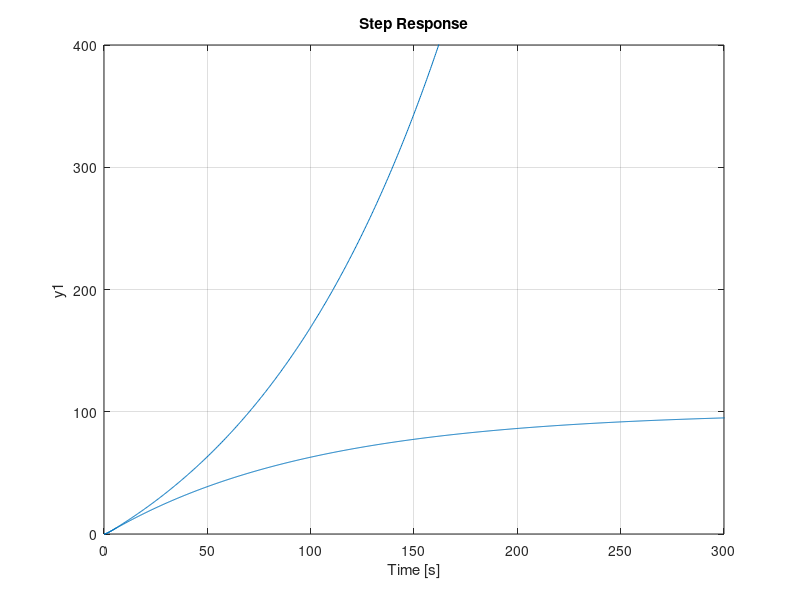
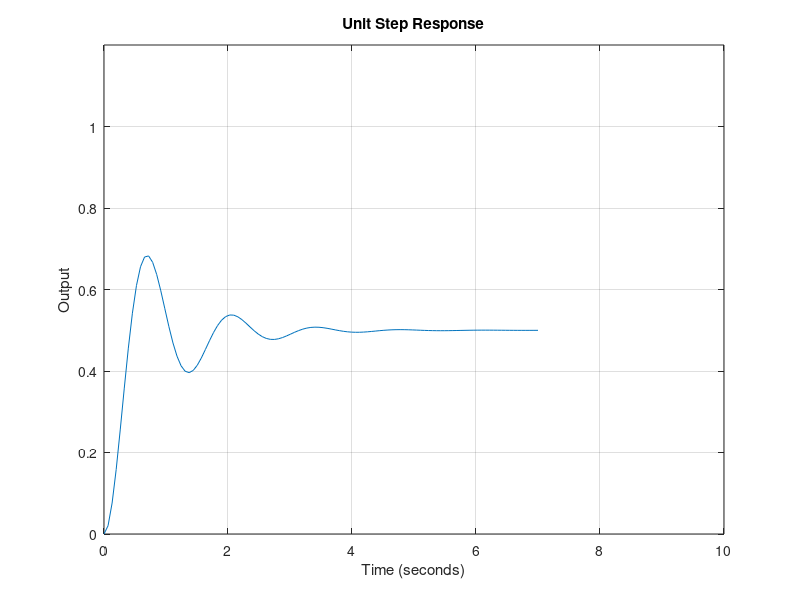

Here is the MATLAB script that generated these plots, in order: (Note: this script raises an error after producing the figures.)
%%
a = [-0.01, 0, 0.01];
K = 1;
L_1 = 1+a(1);
L_2 = 1+a(2);
L_3 = 1+a(3);
M_1 = a(1);
M_2 = a(2);
M_3 = a(3);
num = 1;
den_1 = [K L_1 M_1];
den_2 = [K L_2 M_2];
den_3 = [K L_3 M_3];
sys_1 = tf(num,den_1);
sys_2 = tf(num,den_2);
sys_3 = tf(num,den_3);
figure(1);
step(sys_1);
xlim([0 150]);
ylim([0 400]);
hold on;
step(sys_2);
xlim([0 300]);
ylim([0 400]);
hold on;
step(sys_3);
xlim([0 300]);
ylim([0 400]);
figure(2);
sys_close_1 = feedback(sys_1,1);
sys_close_2 = feedback(sys_2,1);
sys_close_3 = feedback(sys_3,1);
step(sys_close_1);
xlim([0 10]);
ylim([0 1.2]);
hold on;
step(sys_close_2);
xlim([0 10]);
ylim([0 1.2]);
hold on;
step(sys_close_3);
xlim([0 10]);
ylim([0 1.2]);



%%
%Hope this could help you!
% Define the transfer function
num = [10 120 660 2280 4730 4600 1600];
den = [1 14 113 628 2379 6350 11115 9800 3200];
sys = tf(num, den);
% Plot the unit step response
step(sys);
% Add title and axis labels
title('Unit Step Response');
xlabel('Time (seconds)');
ylabel('Output');
% Customize the axis
xlim([0 10]); % set x-axis limits
ylim([0 1.2]); % set x-axis limits
grid on; % add grid lines
syms s;
